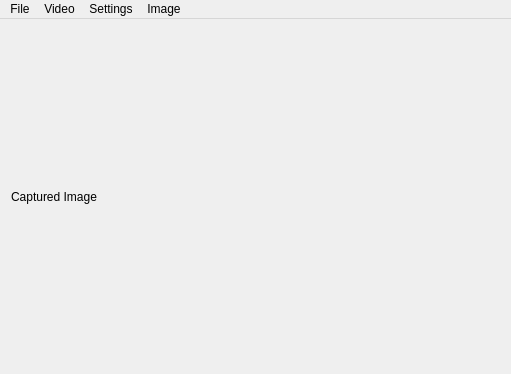
<?xml version="1.0" encoding="UTF-8"?>
<ui version="4.0">
 <class>MainWindow</class>
 <widget class="QMainWindow" name="MainWindow">
  <property name="geometry">
   <rect>
    <x>0</x>
    <y>0</y>
    <width>511</width>
    <height>374</height>
   </rect>
  </property>
  <property name="windowTitle">
   <string>MainWindow</string>
  </property>
  <widget class="QWidget" name="centralWidget">
   <layout class="QVBoxLayout" name="verticalLayout">
    <item>
     <widget class="QLabel" name="lblActual">
      <property name="sizePolicy">
       <sizepolicy hsizetype="Preferred" vsizetype="Preferred">
        <horstretch>1</horstretch>
        <verstretch>1</verstretch>
       </sizepolicy>
      </property>
      <property name="text">
       <string>Captured Image</string>
      </property>
      <property name="scaledContents">
       <bool>true</bool>
      </property>
     </widget>
    </item>
   </layout>
  </widget>
  <widget class="QMenuBar" name="menuBar">
   <property name="geometry">
    <rect>
     <x>0</x>
     <y>0</y>
     <width>511</width>
     <height>18</height>
    </rect>
   </property>
   <widget class="QMenu" name="menuFile">
    <property name="title">
     <string>File</string>
    </property>
    <addaction name="actionOpen_video"/>
   </widget>
   <widget class="QMenu" name="menuVideo">
    <property name="title">
     <string>Video</string>
    </property>
    <addaction name="actionPlay"/>
    <addaction name="actionPause"/>
   </widget>
   <widget class="QMenu" name="menuSettings">
    <property name="title">
     <string>Settings</string>
    </property>
    <addaction name="actionFilter_Settings"/>
   </widget>
   <widget class="QMenu" name="menuImage">
    <property name="title">
     <string>Image</string>
    </property>
    <addaction name="actionOpen"/>
    <addaction name="actionUse_filter"/>
   </widget>
   <addaction name="menuFile"/>
   <addaction name="menuVideo"/>
   <addaction name="menuSettings"/>
   <addaction name="menuImage"/>
  </widget>
  <action name="actionOpen_video">
   <property name="text">
    <string>Open video</string>
   </property>
  </action>
  <action name="actionPlay">
   <property name="text">
    <string>Play</string>
   </property>
  </action>
  <action name="actionPause">
   <property name="text">
    <string>Pause</string>
   </property>
  </action>
  <action name="actionFilter_Settings">
   <property name="text">
    <string>Filter Settings</string>
   </property>
  </action>
  <action name="actionOpen">
   <property name="text">
    <string>Open</string>
   </property>
  </action>
  <action name="actionUse_filter">
   <property name="text">
    <string>Use filter</string>
   </property>
  </action>
 </widget>
 <layoutdefault spacing="6" margin="11"/>
 <resources/>
 <connections/>
</ui>
